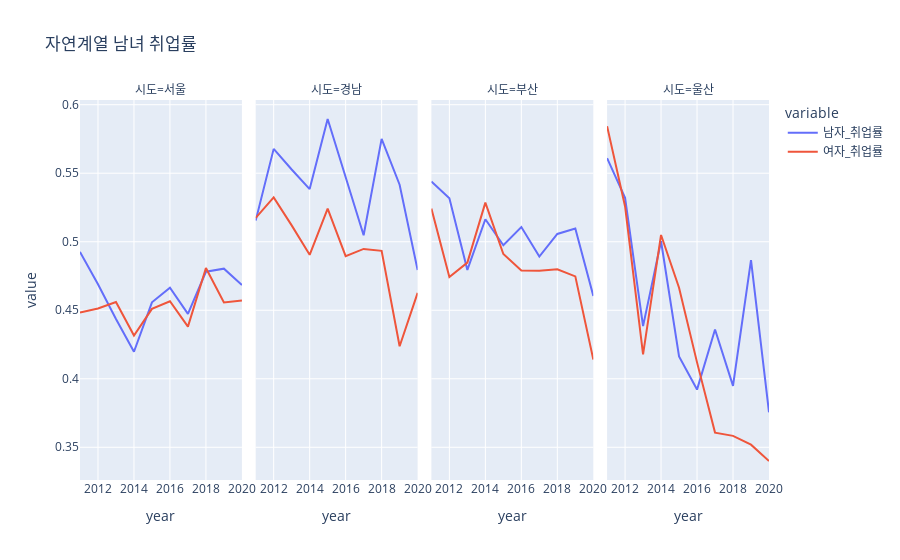

Notebook code cell kept with this figure:
### Code cell
px.line(sum121.query('variable in ["남자_취업률", "여자_취업률"]'), x = 'year', y = 'value', color = 'variable', facet_col = '시도', facet_col_wrap=4, category_orders={'시도':['서울', '경남', '부산', '울산']},
        title = "자연계열 남녀 취업률")

### Figure 1 — Plotly figure (JSON) as saved in the notebook; plotly's stock layout.template omitted (floating-point values rounded to 4 significant figures)
{"data": [{"hovertemplate": "variable=남자_취업률<br>시도=서울<br>year=%{x}<br>value=%{y}<extra></extra>", "legendgroup": "남자_취업률", "line": {"color": "#636efa", "dash": "solid"}, "marker": {"symbol": "circle"}, "mode": "lines", "name": "남자_취업률", "orientation": "v", "showlegend": true, "type": "scatter", "x": [2011, 2012, 2013, 2014, 2015, 2016, 2017, 2018, 2019, 2020], "xaxis": "x", "y": [0.4926, 0.469, 0.4436, 0.4197, 0.4558, 0.4665, 0.4474, 0.4781, 0.4804, 0.4684], "yaxis": "y"}, {"hovertemplate": "variable=남자_취업률<br>시도=경남<br>year=%{x}<br>value=%{y}<extra></extra>", "legendgroup": "남자_취업률", "line": {"color": "#636efa", "dash": "solid"}, "marker": {"symbol": "circle"}, "mode": "lines", "name": "남자_취업률", "orientation": "v", "showlegend": false, "type": "scatter", "x": [2011, 2012, 2013, 2014, 2015, 2016, 2017, 2018, 2019, 2020], "xaxis": "x2", "y": [0.5154, 0.5678, 0.5527, 0.5384, 0.5896, 0.5479, 0.5048, 0.575, 0.5416, 0.4793], "yaxis": "y2"}, {"hovertemplate": "variable=남자_취업률<br>시도=부산<br>year=%{x}<br>value=%{y}<extra></extra>", "legendgroup": "남자_취업률", "line": {"color": "#636efa", "dash": "solid"}, "marker": {"symbol": "circle"}, "mode": "lines", "name": "남자_취업률", "orientation": "v", "showlegend": false, "type": "scatter", "x": [2011, 2012, 2013, 2014, 2015, 2016, 2017, 2018, 2019, 2020], "xaxis": "x3", "y": [0.5439, 0.5317, 0.4794, 0.5164, 0.4974, 0.5107, 0.4892, 0.5057, 0.5096, 0.4605], "yaxis": "y3"}, {"hovertemplate": "variable=남자_취업률<br>시도=울산<br>year=%{x}<br>value=%{y}<extra></extra>", "legendgroup": "남자_취업률", "line": {"color": "#636efa", "dash": "solid"}, "marker": {"symbol": "circle"}, "mode": "lines", "name": "남자_취업률", "orientation": "v", "showlegend": false, "type": "scatter", "x": [2011, 2012, 2013, 2014, 2015, 2016, 2017, 2018, 2019, 2020], "xaxis": "x4", "y": [0.561, 0.5321, 0.4384, 0.5003, 0.4162, 0.3921, 0.436, 0.3948, 0.4866, 0.3755], "yaxis": "y4"}, {"hovertemplate": "variable=여자_취업률<br>시도=서울<br>year=%{x}<br>value=%{y}<extra></extra>", "legendgroup": "여자_취업률", "line": {"color": "#EF553B", "dash": "solid"}, "marker": {"symbol": "circle"}, "mode": "lines", "name": "여자_취업률", "orientation": "v", "showlegend": true, "type": "scatter", "x": [2011, 2012, 2013, 2014, 2015, 2016, 2017, 2018, 2019, 2020], "xaxis": "x", "y": [0.4483, 0.4513, 0.4561, 0.4316, 0.451, 0.4566, 0.4381, 0.4808, 0.4557, 0.4572], "yaxis": "y"}, {"hovertemplate": "variable=여자_취업률<br>시도=경남<br>year=%{x}<br>value=%{y}<extra></extra>", "legendgroup": "여자_취업률", "line": {"color": "#EF553B", "dash": "solid"}, "marker": {"symbol": "circle"}, "mode": "lines", "name": "여자_취업률", "orientation": "v", "showlegend": false, "type": "scatter", "x": [2011, 2012, 2013, 2014, 2015, 2016, 2017, 2018, 2019, 2020], "xaxis": "x2", "y": [0.5174, 0.5323, 0.512, 0.4905, 0.5242, 0.4894, 0.4948, 0.4933, 0.4237, 0.4626], "yaxis": "y2"}, {"hovertemplate": "variable=여자_취업률<br>시도=부산<br>year=%{x}<br>value=%{y}<extra></extra>", "legendgroup": "여자_취업률", "line": {"color": "#EF553B", "dash": "solid"}, "marker": {"symbol": "circle"}, "mode": "lines", "name": "여자_취업률", "orientation": "v", "showlegend": false, "type": "scatter", "x": [2011, 2012, 2013, 2014, 2015, 2016, 2017, 2018, 2019, 2020], "xaxis": "x3", "y": [0.5242, 0.4742, 0.4848, 0.5285, 0.491, 0.479, 0.4788, 0.4798, 0.4747, 0.414], "yaxis": "y3"}, {"hovertemplate": "variable=여자_취업률<br>시도=울산<br>year=%{x}<br>value=%{y}<extra></extra>", "legendgroup": "여자_취업률", "line": {"color": "#EF553B", "dash": "solid"}, "marker": {"symbol": "circle"}, "mode": "lines", "name": "여자_취업률", "orientation": "v", "showlegend": false, "type": "scatter", "x": [2011, 2012, 2013, 2014, 2015, 2016, 2017, 2018, 2019, 2020], "xaxis": "x4", "y": [0.5844, 0.5258, 0.4178, 0.505, 0.4665, 0.412, 0.3607, 0.3584, 0.3519, 0.34], "yaxis": "y4"}], "layout": {"annotations": [{"font": {}, "showarrow": false, "text": "시도=서울", "x": 0.1175, "xanchor": "center", "xref": "paper", "y": 1, "yanchor": "bottom", "yref": "paper"}, {"font": {}, "showarrow": false, "text": "시도=경남", "x": 0.3725, "xanchor": "center", "xref": "paper", "y": 1, "yanchor": "bottom", "yref": "paper"}, {"font": {}, "showarrow": false, "text": "시도=부산", "x": 0.6275, "xanchor": "center", "xref": "paper", "y": 1, "yanchor": "bottom", "yref": "paper"}, {"font": {}, "showarrow": false, "text": "시도=울산", "x": 0.8825, "xanchor": "center", "xref": "paper", "y": 1, "yanchor": "bottom", "yref": "paper"}], "legend": {"title": {"text": "variable"}, "tracegroupgap": 0}, "title": {"text": "자연계열 남녀 취업률"}, "xaxis": {"anchor": "y", "domain": [0, 0.235], "title": {"text": "year"}}, "xaxis2": {"anchor": "y2", "domain": [0.255, 0.49], "matches": "x", "title": {"text": "year"}}, "xaxis3": {"anchor": "y3", "domain": [0.51, 0.745], "matches": "x", "title": {"text": "year"}}, "xaxis4": {"anchor": "y4", "domain": [0.765, 1.0], "matches": "x", "title": {"text": "year"}}, "yaxis": {"anchor": "x", "domain": [0, 1], "title": {"text": "value"}}, "yaxis2": {"anchor": "x2", "domain": [0, 1], "matches": "y", "showticklabels": false}, "yaxis3": {"anchor": "x3", "domain": [0, 1], "matches": "y", "showticklabels": false}, "yaxis4": {"anchor": "x4", "domain": [0, 1], "matches": "y", "showticklabels": false}}}
